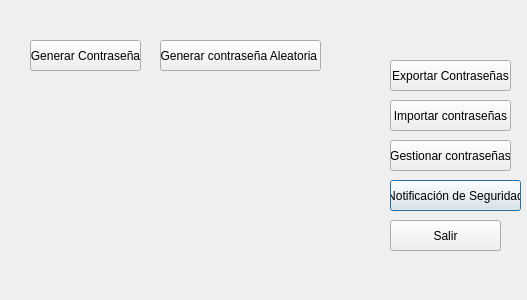
<?xml version="1.0" encoding="UTF-8"?>
<ui version="4.0">
 <class>Dialog</class>
 <widget class="QDialog" name="Dialog">
  <property name="geometry">
   <rect>
    <x>0</x>
    <y>0</y>
    <width>527</width>
    <height>300</height>
   </rect>
  </property>
  <property name="windowTitle">
   <string>Gestion de contraseñas</string>
  </property>
  <widget class="QLabel" name="label">
   <property name="geometry">
    <rect>
     <x>0</x>
     <y>0</y>
     <width>621</width>
     <height>301</height>
    </rect>
   </property>
   <property name="text">
    <string/>
   </property>
   <property name="pixmap">
    <pixmap>../recursos/Gestion.jpg</pixmap>
   </property>
   <property name="scaledContents">
    <bool>true</bool>
   </property>
  </widget>
  <widget class="QPushButton" name="pushButton_6">
   <property name="geometry">
    <rect>
     <x>390</x>
     <y>180</y>
     <width>131</width>
     <height>31</height>
    </rect>
   </property>
   <property name="text">
    <string>Notificación de Seguridad</string>
   </property>
  </widget>
  <widget class="QPushButton" name="pushButton_2">
   <property name="geometry">
    <rect>
     <x>160</x>
     <y>40</y>
     <width>161</width>
     <height>31</height>
    </rect>
   </property>
   <property name="text">
    <string>Generar contraseña Aleatoria </string>
   </property>
  </widget>
  <widget class="QPushButton" name="pushButton_7">
   <property name="geometry">
    <rect>
     <x>390</x>
     <y>220</y>
     <width>111</width>
     <height>31</height>
    </rect>
   </property>
   <property name="text">
    <string>Salir</string>
   </property>
  </widget>
  <widget class="QPushButton" name="pushButton_5">
   <property name="geometry">
    <rect>
     <x>390</x>
     <y>140</y>
     <width>121</width>
     <height>31</height>
    </rect>
   </property>
   <property name="text">
    <string>Gestionar contraseñas</string>
   </property>
  </widget>
  <widget class="QPushButton" name="pushButton_3">
   <property name="geometry">
    <rect>
     <x>390</x>
     <y>60</y>
     <width>121</width>
     <height>31</height>
    </rect>
   </property>
   <property name="text">
    <string>Exportar Contraseñas</string>
   </property>
  </widget>
  <widget class="QPushButton" name="pushButton_4">
   <property name="geometry">
    <rect>
     <x>390</x>
     <y>100</y>
     <width>121</width>
     <height>31</height>
    </rect>
   </property>
   <property name="text">
    <string>Importar contraseñas</string>
   </property>
  </widget>
  <widget class="QPushButton" name="pushButton">
   <property name="geometry">
    <rect>
     <x>30</x>
     <y>40</y>
     <width>111</width>
     <height>31</height>
    </rect>
   </property>
   <property name="text">
    <string>Generar Contraseña</string>
   </property>
  </widget>
 </widget>
 <resources/>
 <connections/>
</ui>
